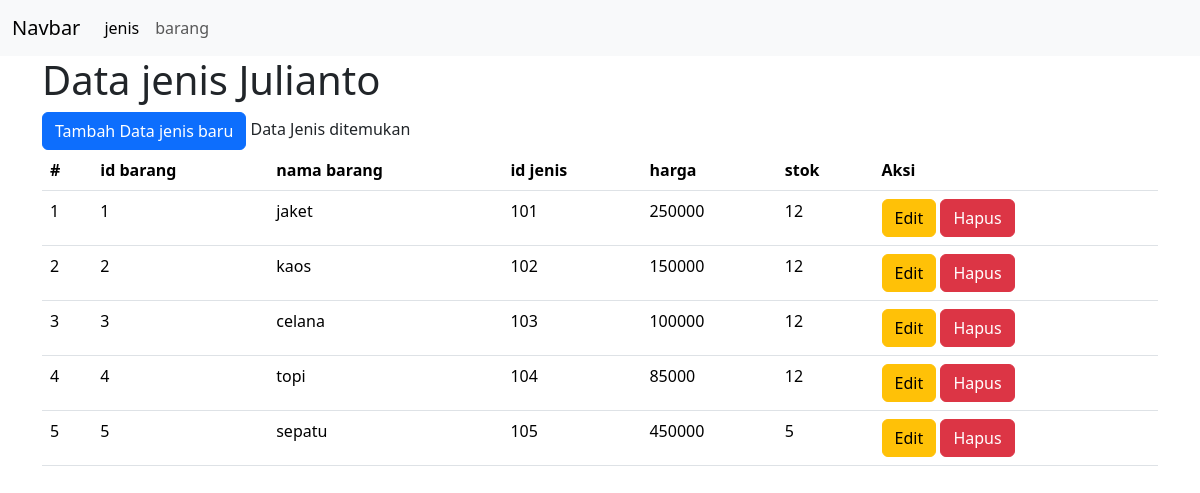
/view/barang/index.php, run on the app's committed database.
### tables this page shows
CREATE TABLE `barang` (
  `id_barang` int NOT NULL,
  `nama_barang` varchar(15) DEFAULT NULL,
  `id_jenis` varchar(20) DEFAULT NULL,
  `harga` varchar(10) DEFAULT NULL,
  `stok` varchar(5) DEFAULT NULL
);

### view/barang/index.php (the view, shortened to what this page needs)
<!DOCTYPE html>
<html lang="en">
<head>
    <link rel="stylesheet" href="https://cdn.jsdelivr.net/npm/bootstrap@5.3.3/dist/css/bootstrap.min.css">
</head>
<body>
<nav class="navbar navbar-expand-lg bg-body-tertiary">
  <div class="container-fluid">
    <a class="navbar-brand" href="#">Navbar</a>
    <div class="collapse navbar-collapse" id="navbarSupportedContent">
      <ul class="navbar-nav me-auto mb-2 mb-lg-0">
        <li class="nav-item">
          <a class="nav-link active" aria-current="page" href="#">jenis</a>
        </li>
        <li class="nav-item">
          <a class="nav-link" href="../barang/index.php">barang</a>
        </li>
      </ul>
    </div>
  </div>
</nav>
<div class="container">
  <h1>Data jenis Julianto</h1>
  <a href="view_tambah.php" class="btn btn-primary">Tambah Data jenis baru</a>
<table class="table">
  <thead>
    <tr>
      <th scope="col">#</th>
      <th scope="col">id barang</th>
      <th scope="col">nama barang</th>
      <th scope="col">id jenis</th>
      <th scope="col">harga</th>
      <th scope="col">stok</th>
      <th>Aksi</th>
    </tr>
  </thead>
  <tbody>
  <?php
                include "../../config/koneksi.php";
                $query = mysqli_query($conn, "SELECT * FROM barang");
                $no = 1;
                if (mysqli_num_rows($query)) {
                    while ($result = mysqli_fetch_assoc($query)) {
                        ?>
                        <tr>
                            <td><?php echo $no; ?></td>
                            <td><?php echo $result['id_barang']; ?></td>
                            <td><?php echo $result['nama_barang']; ?></td>
                            <td><?php echo $result['id_jenis']; ?></td>
                            <td><?php echo $result['harga']; ?></td>
                            <td><?php echo $result['stok']; ?></td>
                            <td>
                            <a href="view_edit.php?id=<?php echo $result['id_barang'] ?>" class="btn btn-warning">Edit</a>
                            <a href="hapus.php?id=<?php echo $result['id_barang'] ?>"
                            onclick="return confirm('Kamu Yakin???')"
                            class="btn btn-danger">Hapus</a>
                            </td>
                        </tr>
                        <?php
                        $no++;
                    }
                } else {
                    echo "<tr><td colspan='7' class='text-center'>Data siswa tidak ditemukan</td></tr>";
                }
                ?>
  </tbody>
</table>
</div>
</body>
</html>

### data on the page
barang: id_barang "1", nama_barang "jaket", id_jenis "101", harga "250000", stok "12"
barang: id_barang "2", nama_barang "kaos", id_jenis "102", harga "150000", stok "12"
barang: id_barang "3", nama_barang "celana", id_jenis "103", harga "100000", stok "12"
barang: id_barang "4", nama_barang "topi", id_jenis "104", harga "85000", stok "12"
barang: id_barang "5", nama_barang "sepatu", id_jenis "105", harga "450000", stok "5"
